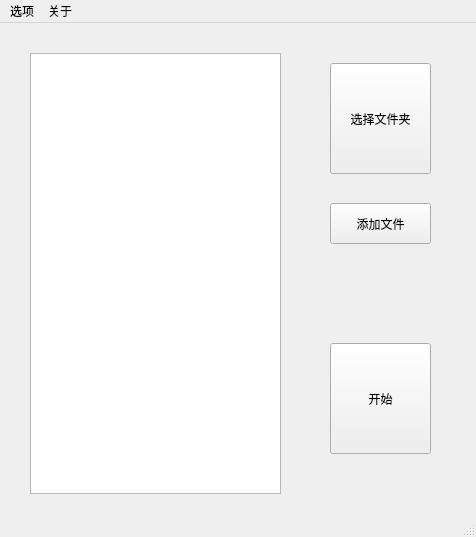
<?xml version="1.0" encoding="UTF-8"?>
<ui version="4.0">
 <class>MainWindow</class>
 <widget class="QMainWindow" name="MainWindow">
  <property name="geometry">
   <rect>
    <x>0</x>
    <y>0</y>
    <width>476</width>
    <height>537</height>
   </rect>
  </property>
  <property name="sizePolicy">
   <sizepolicy hsizetype="Fixed" vsizetype="Fixed">
    <horstretch>0</horstretch>
    <verstretch>0</verstretch>
   </sizepolicy>
  </property>
  <property name="windowTitle">
   <string>MainWindow</string>
  </property>
  <widget class="QWidget" name="centralwidget">
   <widget class="QPushButton" name="pushButton">
    <property name="geometry">
     <rect>
      <x>330</x>
      <y>40</y>
      <width>101</width>
      <height>111</height>
     </rect>
    </property>
    <property name="text">
     <string>选择文件夹</string>
    </property>
   </widget>
   <widget class="QListWidget" name="listWidget">
    <property name="geometry">
     <rect>
      <x>30</x>
      <y>30</y>
      <width>251</width>
      <height>441</height>
     </rect>
    </property>
    <property name="selectionMode">
     <enum>QAbstractItemView::NoSelection</enum>
    </property>
    <item>
     <property name="text">
      <string/>
     </property>
    </item>
   </widget>
   <widget class="QPushButton" name="pushButton_2">
    <property name="geometry">
     <rect>
      <x>330</x>
      <y>320</y>
      <width>101</width>
      <height>111</height>
     </rect>
    </property>
    <property name="text">
     <string>开始</string>
    </property>
   </widget>
   <widget class="QPushButton" name="pushButton_3">
    <property name="geometry">
     <rect>
      <x>330</x>
      <y>180</y>
      <width>101</width>
      <height>41</height>
     </rect>
    </property>
    <property name="text">
     <string>添加文件</string>
    </property>
   </widget>
  </widget>
  <widget class="QMenuBar" name="menubar">
   <property name="geometry">
    <rect>
     <x>0</x>
     <y>0</y>
     <width>476</width>
     <height>26</height>
    </rect>
   </property>
   <widget class="QMenu" name="menutest">
    <property name="title">
     <string>选项</string>
    </property>
    <addaction name="actionsave_as"/>
   </widget>
   <widget class="QMenu" name="menu">
    <property name="title">
     <string>关于</string>
    </property>
   </widget>
   <addaction name="menutest"/>
   <addaction name="menu"/>
  </widget>
  <widget class="QStatusBar" name="statusbar"/>
  <action name="actionsave_as">
   <property name="text">
    <string>save as</string>
   </property>
  </action>
 </widget>
 <resources/>
 <connections/>
</ui>
